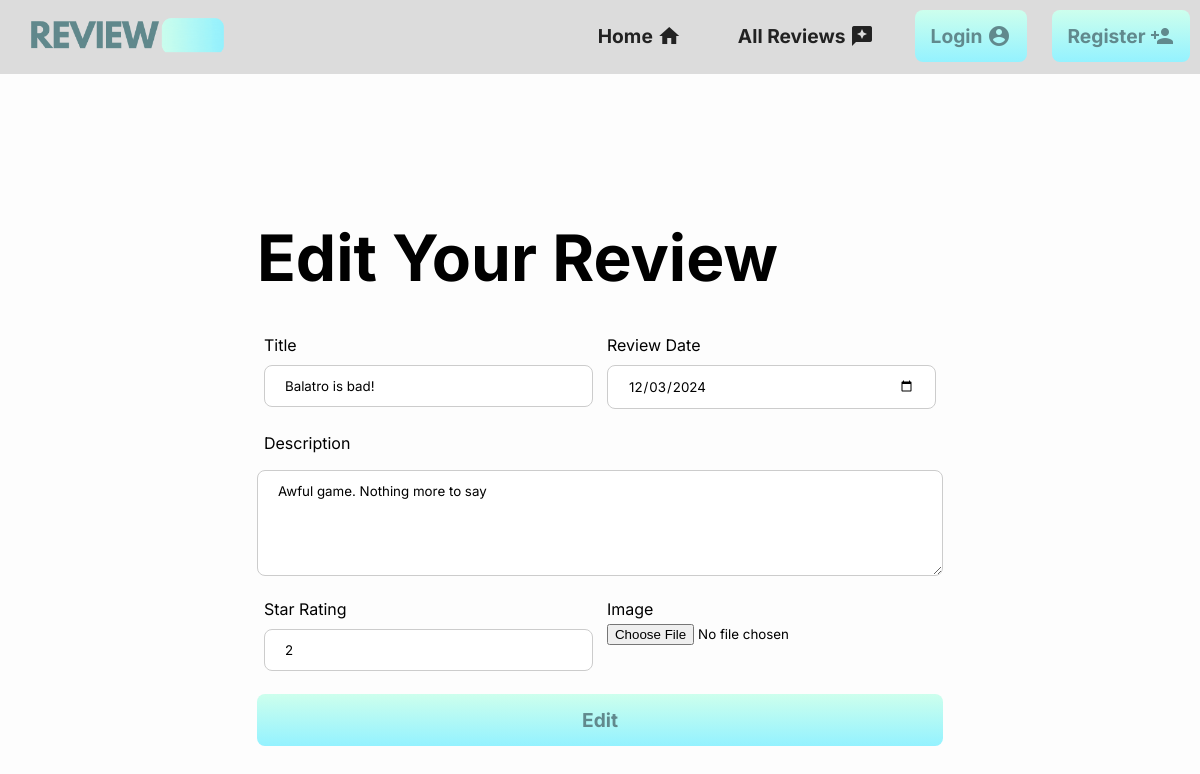
/2/edit, run on the app's committed database.
### tables this page shows
CREATE TABLE "Reviews"(id INTEGER PRIMARY KEY AUTOINCREMENT,
                     title TEXT NOT NULL,
                     reviewDate TEXT NOT NULL,
                     reviewerName TEXT NOT NULL,
                     rating INTEGER NOT NULL,
                     reviewText TEXT NOT NULL UNIQUE, 
                     reviewImage BLOB );

### main.py (the view, shortened to what this page needs)
@app.route("/<int:id>/edit", methods=["GET", "POST"])
def edit(id):
    reviewData = getSingleReview(id)
    try:
        if session.get('username') not in reviewData: # Allows access if logged in
                return redirect("/")
    except:
        return redirect("/")
    return render_template("edit.html", review=reviewData) # Renders the page and sets the review data to a useable variable

### db.py (called while the page is built)
def getDB():
    db = sqlite3.connect(".database/reviewos.db")
    db.row_factory = sqlite3.Row
    return db

def getSingleReview(id):
    db = getDB()
    review = db.execute("SELECT * FROM Reviews WHERE id=?", (id,)).fetchone()
    db.close()
    return review

### templates/edit.html
{% extends "base.html" %}
{% block content %}
<div class="container">
    <h1>Edit Your Review</h1>
    <form method="POST" enctype="multipart/form-data">
        <div class="form-row">
            <div class="form-group">
                <label>Title</label>
                <input type="text" name="title" id="title" placeholder="The review title..." value="{{ request.form['title'] or review['title'] }}">
            </div>
            <div class="form-group">
                <label>Review Date</label>
                <input type="date" name="date" id="date" value="{{ request.form['date'] or review['reviewDate'] }}">
            </div>
        </div>
        <div class="form-group">
            <label>Description</label>
        </div>
        <textarea rows="5" type="text" name="description" id="description" placeholder="A short overview of your thoughts on the game...">{{ request.form['description'] or review['reviewText'] }}</textarea>
        <div class="form-row">
            <div class="form-group">
                <label>Star Rating</label>
            <input type="text" name="rating" id="rating" placeholder="1-5..." value="{{ request.form['rating'] or review['rating'] }}">
            </div>
            <div class="form-group">
                <label>Image</label>
                <input type="file" name="image" id="image" placeholder="Supported file formats only..."  accept=".png, .jpg, .jpeg">
            </div>
        </div>
        <input type="submit" value="Edit">
    </form>
</div>
{% endblock %}

### static/css/style.css (style rules this page uses)
* { padding: 0; margin: 0; box-sizing: border-box; font-family: "Inter", sans-serif; }
body { background: #fdfdfd; font-size: 1rem; }
h1 { font-size: 4rem; padding-top: 120px; padding-bottom: 20px; }
.container { display: grid; place-content: center; }
input[type=text], input[type="password"], input[type="date"], select { width: 50%; padding: 12px 20px; margin: 8px 0; display: inline-block; border: 1px solid #ccc; border-radius: 8px; box-sizing: border-box; }
input[type=submit] { width: 100%; background-image: linear-gradient(rgb(205, 255, 237), rgb(148, 242, 255)); color: rgb(97, 137, 141); padding: 14px 20px; margin: 8px 0; border: none; border-radius: 8px; cursor: pointer; font-size: 1.2em; font-weight: bold; font-family: "Inter", sans-serif; }
textarea { width: 100%; padding: 12px 20px; margin: 8px 0; display: inline-block; border: 1px solid #ccc; border-radius: 8px; box-sizing: border-box; }
.form-row { display: flex; }
.form-group { padding: 7px; width: 50%; }
.form-group input { width: 100%; }

### data on the page
Reviews: title "Balatro is bad!", date "12/03/2024", description "Awful game. Nothing more to say", rating "2"
